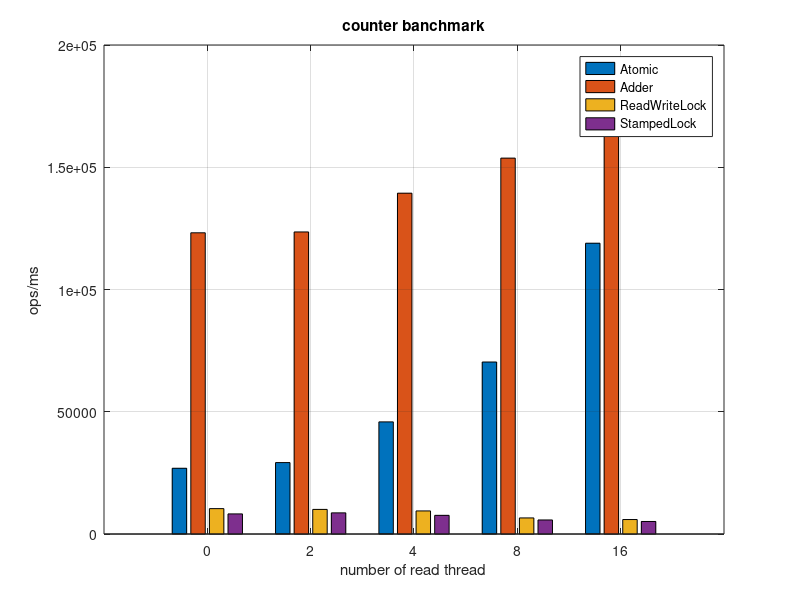

Write the MATLAB code that produced this figure.
function [A,L,R,S] = show()
	figure(1);
	A = load('AtomicCounter.dat');
	L = load('LongAdderCounter.dat');
	R = load('ReadWriteLockCounter.dat');
	S = load('StampedLockCounter.dat');
	
	Y = [A(:,4)+A(:,3), L(:,4)+L(:,3), R(:,4)+R(:,3), S(:,4)+S(:,3)];
	b = bar(Y);
	grid on;
	ch = get(b,'children');
	set(gca,'XTickLabel',[0,2,4,8,16,32]);
	legend('Atomic','Adder','ReadWriteLock','StampedLock');
	xlabel('number of read thread');
	ylabel('ops/ms');
	title('counter banchmark');
end